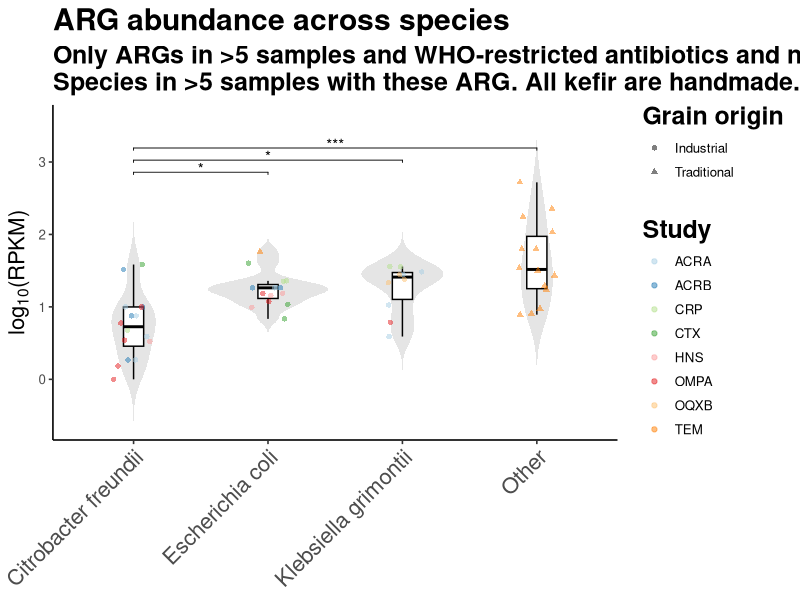
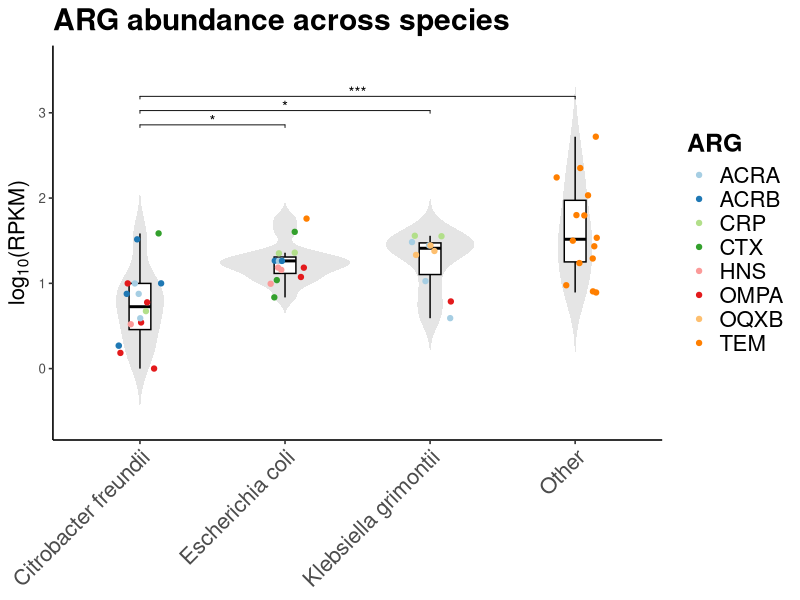

Reproduce these figures in R, in order.
# 15/06/2026
# Generating violon plot : RPKM for every ARGs in colocalisation with an 
# MGE, classified as OfH, no mutations.
# Plotting every samples containing this ARG.

# Part 1: Importing the necessary packages and data -----------------------
library(ggplot2)
library(dplyr)
library(readr)
library(ggpubr)
library(rstatix)

df <- read_csv("rpkm_biop.csv")
df <- df %>%
  mutate(species = ifelse(species == "other", "Other", species)) %>%
  mutate(bioproject = ifelse(bioproject == "PRJEB65292", "Traditional", bioproject)) %>%
  mutate(bioproject = ifelse(bioproject == "PRJEB77409", "Industrial", bioproject)) %>%
  mutate(bioproject = ifelse(bioproject == "PRJNA388572", "Traditional", bioproject)) %>%
  mutate(bioproject = ifelse(bioproject == "PRJNA704713", "Traditional", bioproject))
  

# Part 2: Filtering data ---------------------------------------------------

# ARG with mutation
snp <- c("A16S",
         "FABG",
         "FUSA",
         "GLPT",
         "GYRA",
         "GYRB",
         "MEXT",
         "MLS23S",
         "MURA",
         "O23S",
         "OMP36",
         "OMPK",
         "OMPK36",
         "OMPFB",
         "PARE",
         "PHOB",
         "PHOP",
         "PTSL",
         "RPOB",
         "TUFAB",
         "UL3",
         "UHPT",
         "ACRR",
         "AMPCR",
         "PMRAR",
         "RPSL",
         "PARC")


df1 <- df %>%
  filter(
    WHO_classif %in% c(
    "Authorized for use in humans only",
    "Authorized for use in humans only ?"),
    !is.na(short_name),
    !short_name %in% snp
    )
df2 <- df1 %>%
  group_by(short_name) %>%
  mutate(n_samples = n_distinct(sample)) %>%  # compter nb de samples uniques
  ungroup() %>%
  filter(n_samples > 5)

df_filtered <- df2 %>%
  group_by(species) %>%
  mutate(n_samples = n_distinct(sample)) %>%  # compter nb de samples uniques
  ungroup() %>%
  filter(n_samples > 5)

#df_filtered[1:20,]

color_map <- c(
  "PRJEB65292" = "red",
  "PRJEB77409" = "steelblue",
  "PRJNA388572" = "green",
  "PRJNA704713" = "purple"
)

# Part 4: Stats------------------------------------------------------------

# Normal distribution (H0 : Follows a Gaussian law)
for (i in unique(df_filtered$species)) {
        print(i)
        print(shapiro.test(df_filtered$rpkm[df_filtered$species==i]))
}
# => Do not accept H0 for every species and few samples so no ANOVA

# Kruskal-Wallis test : (H0 : there is no statistically significant difference
# between the median rpkm ratings in all species)
kruskal.test(rpkm ~ species, data = df_filtered)
# => globale p-value 0.0001< 0.05 : H0 rejected, possible to do a Dunn's Test

# Paired comparison -> Dunn's Test with BH correction for p-values
# H0: there is no difference between groups 
dunn_res <- df_filtered %>%
  dunn_test(rpkm ~ species, p.adjust.method = "BH")
dunn_res

# Part 3: Ploting data ------------------------------------------------------
# Log-transform
df_filtered <- df_filtered %>%
  mutate(log_rpkm = log10(rpkm))

# Dunn test
dunn_res <- df_filtered %>%
  dunn_test(log_rpkm ~ species, p.adjust.method = "BH") %>%  # BH > Bonferroni
  add_y_position()

# Keep only significatifs (< 0.05)
dunn_res <- dunn_res %>%
  filter(p.adj < 0.05)

# Plot 1 - shapes related to grain origin
My_Theme = theme(
  title = element_text(size = 18),
  axis.title.x = element_text(size = 16),
  axis.text.x = element_text(size = 14),
  axis.title.y = element_text(size = 16),
)

p <- ggplot(df_filtered, aes(x = species, y = log_rpkm)) +
  geom_violin(fill = "grey90", color = NA, trim = FALSE) +
  geom_boxplot(width = 0.15, outlier.shape = NA, color = "black") +

  # points 
  geom_jitter(aes(color = short_name, shape = bioproject),
              width = 0.15, size = 1.5, alpha = 0.5) +
  scale_color_brewer(
    palette = "Paired") +

  # stats
  stat_pvalue_manual(
    dunn_res,
    label = "p.adj.signif",
    tip.length = 0.01,
    hide.ns = TRUE
  ) +

  # Axis and title
  labs(
    x = NULL,
    y = expression(log[10]*"(RPKM)"),
    title = "ARG abundance across species",
    subtitle = "Only ARGs in >5 samples and WHO-restricted antibiotics and no mutations\nSpecies in >5 samples with these ARG. All kefir are handmade.",
   # 'Only' means <0.005% diversity according to Kraken2.",
    color = "Study",
    shape = "Grain origin"
   
  ) +

  theme_classic(base_size = 12) +
  theme(
    title = element_text(size = 18,face = "bold"),
    axis.title.x = element_text(size = 16),
    axis.text.x = element_text(angle = 45, hjust = 1,size = 16),
    axis.title.y = element_text(size = 16),
    legend.position = "right",
  )
  

p


# Plot 2 - no particular shapes
My_Theme = theme(
  title = element_text(size = 18),
  axis.title.x = element_text(size = 16),
  axis.text.x = element_text(size = 14),
  axis.title.y = element_text(size = 16),
)

p <- ggplot(df_filtered, aes(x = species, y = log_rpkm)) +
  geom_violin(fill = "grey90", color = NA, trim = FALSE) +
  geom_boxplot(width = 0.15, outlier.shape = NA, color = "black") +
  
  # points 
  geom_jitter(aes(color = short_name),
              width = 0.15, size = 1.5) +
  scale_color_brewer(
    palette = "Paired") +
  
  # stats
  stat_pvalue_manual(
    dunn_res,
    label = "p.adj.signif",
    tip.length = 0.01,
    hide.ns = TRUE
  ) +
  
  # Axis and title
  labs(
    x = NULL,
    y = expression(log[10]*"(RPKM)"),
    title = "ARG abundance across species",
    #subtitle = "Only ARGs in >5 samples and WHO-restricted antibiotics and no mutations\nSpecies in >5 samples with these ARG. All kefir are handmade.",
    # 'Only' means <0.005% diversity according to Kraken2.",
    color = "ARG"
  ) +
  
  theme_classic(base_size = 12) +
  theme(
    title = element_text(size = 18,face = "bold"),
    axis.title.x = element_text(size = 16),
    axis.text.x = element_text(angle = 45, hjust = 1,size = 16),
    axis.title.y = element_text(size = 16),
    legend.position = "right",
    legend.text = element_text(size = 16)
  )

p
